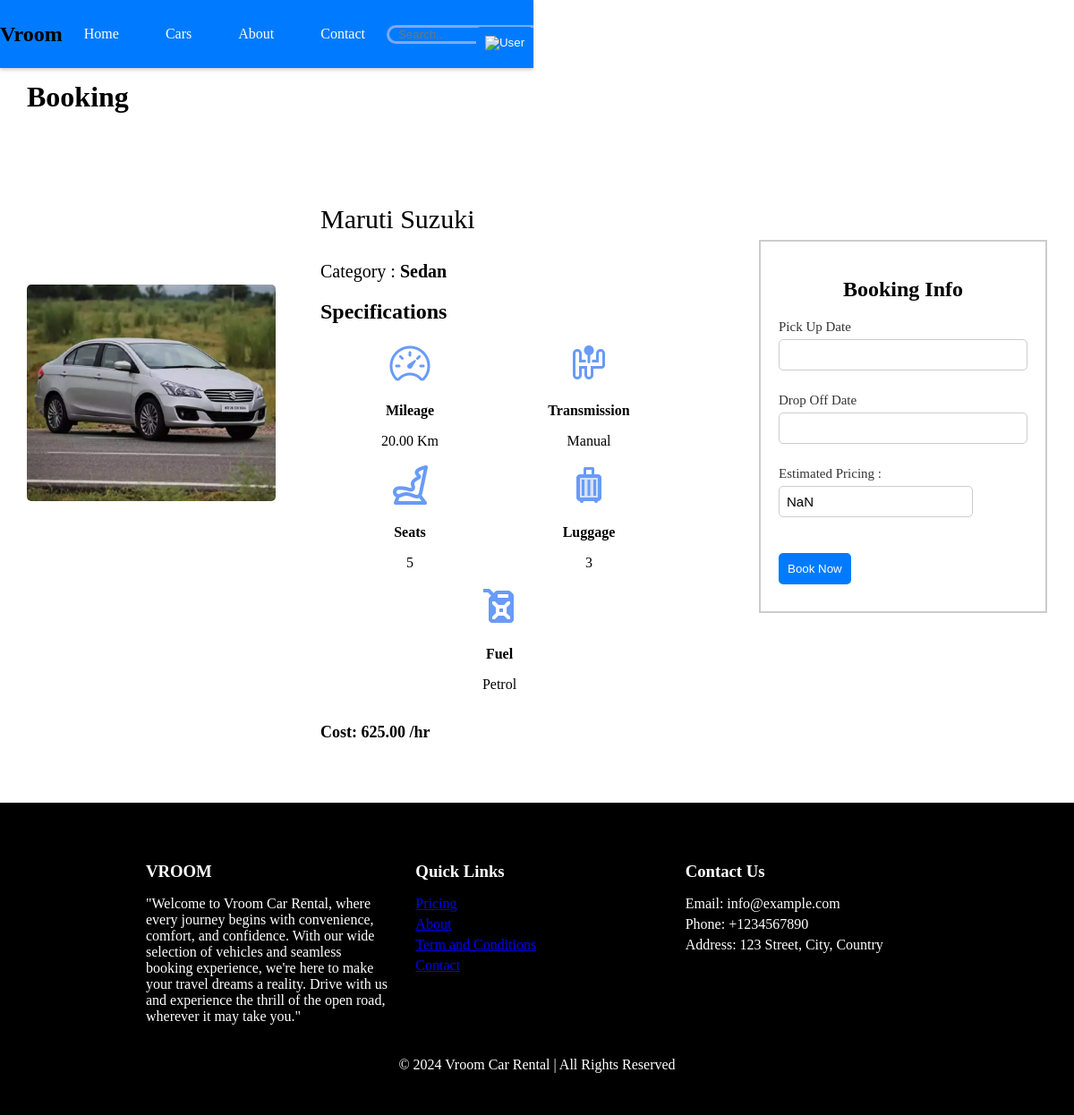
The page /cars/bookings/9/ (signed in) on the database as committed earlier.
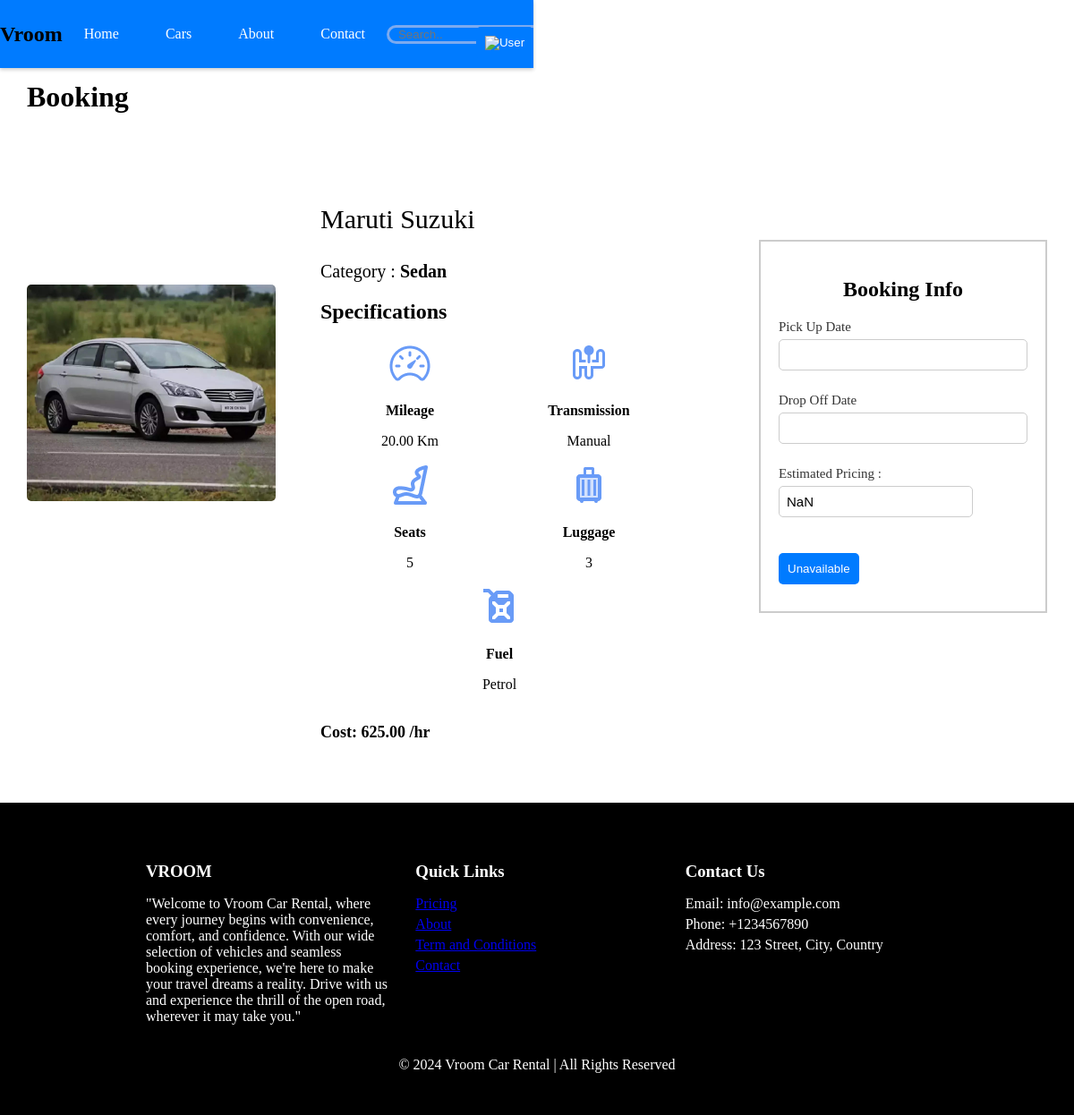
The same page on the database as committed later.
### booking/views.py (the view)
# urls.py: path('bookings/<int:car_id>/', book_car, name='bookings'),
@login_required(login_url='login')
def book_car(request, car_id):
    car = get_object_or_404(Car, id=car_id)
    if Booking.objects.filter(user=request.user, car=car).exists():
        return render(request, 'booking.html', {'car': car, 'message': 'You have already booked this car.', 'isbooked': True})
    if request.method == 'POST':
        form = CarSearchForm(request.POST)
        if form.is_valid():
            pickup_datetime = form.cleaned_data['pickup_datetime']
            dropoff_datetime = form.cleaned_data['dropoff_datetime']
            duration_hours = Decimal((dropoff_datetime - pickup_datetime).total_seconds()) / Decimal(3600)
            total_price = round(duration_hours * car.hourly_rate, 2)
            Booking.objects.create(user=request.user, car=car, status='pending',estimated_price=total_price,drop_off_date=dropoff_datetime,pick_up_date=pickup_datetime)
            send_mail(
                f'Booking Successful for Car {car.model} on {pickup_datetime.date()}',
                f'''Your booking has been successful and waiting confiramation by the dealer.
                Car: {car.model}.
                For date {pickup_datetime.date()} to {dropoff_datetime.date()}.
                Total Price: {total_price}.\n
                Thank you for booking with us.
                ''',
                EMAIL_HOST_USER,
                [request.user.email],
                fail_silently=False,
            )
            return redirect('view_bookings')
    else:
        form = CarSearchForm()
    return render(request, 'booking.html', {'car': car,'form':form})

### booking/forms.py
class CarSearchForm(forms.Form):
    pickup_datetime = forms.DateTimeField(label='Pickup Date and Time')
    dropoff_datetime = forms.DateTimeField(label='Drop-off Date and Time')
    location = forms.ChoiceField(label='Location', choices=[('Kathmandu','Kathmandu'),('Pokhara','Pokhara')], widget=forms.Select)

### booking/context_processors.py (called while the page is built)
def new_requests(request):
    return {'new_requests': Booking.objects.filter(status='pending').count()}

### templates/booking.html (shortened to what the changed rows need)
{% extends "base.html" %}
{% load static %}
{% block head %}
    <link rel="stylesheet" href="{% static 'booking.css' %}">
    <link rel="stylesheet" href="{% static 'style.css' %}">
    <link rel="stylesheet" href="{% static 'popup.css' %}">
    <link rel="stylesheet" href="https://cdnjs.cloudflare.com/ajax/libs/font-awesome/6.0.0-beta3/css/all.min.css" />
    <link rel="stylesheet" href="https://cdn.jsdelivr.net/npm/flatpickr/dist/flatpickr.min.css">
{% endblock %}
{% block content %}
    <h1>Booking</h1>
        {% if car %}
        <div class="car-container">
                <div class="specifications-container">
                    <h2>Specifications</h2>
                </div>
                <div class="booking-container">
                    <h2>Booking Info</h2>
                    <form method="post" id="carForm">
                      <p class="input-label">Pick Up Date</p>
                      <input type="text" name="{{ form.pickup_datetime.name }}" required="" id="id_pickup_datetime" class="date-input flatpickr">
                      <p class="input-label">Drop Off Date</p>
                      <input type="text" name="{{ form.dropoff_datetime.name }}" required="" id="id_dropoff_datetime" class="date-input flatpickr">
                      <p class="input-label"  >Estimated Pricing : </p>
                      <input type="text" readonly id="estimated_price">
                  <br>
                    {% if isbooked or car.availability == 'unavailable' or car.availability == 'maintenance'%}
                        <button type="submit" id="rent-btn" disabled style="cursor: not-allowed;">Unavailable</button>
                    {% else %}
                        <button type="submit" id="rent-btn">Book Now</button>
                    {% endif %}
                    </form>
                </div>
        </div>
    {% endif %}
{% endblock %}

Rows that differ between the two databases and show on the page:
changed Car "Maruti Suzuki": availability "available" → "unavailable" (drawn)
Other text that changed with them:
text no longer shown: "Book Now"
text now shown: "Unavailable"
